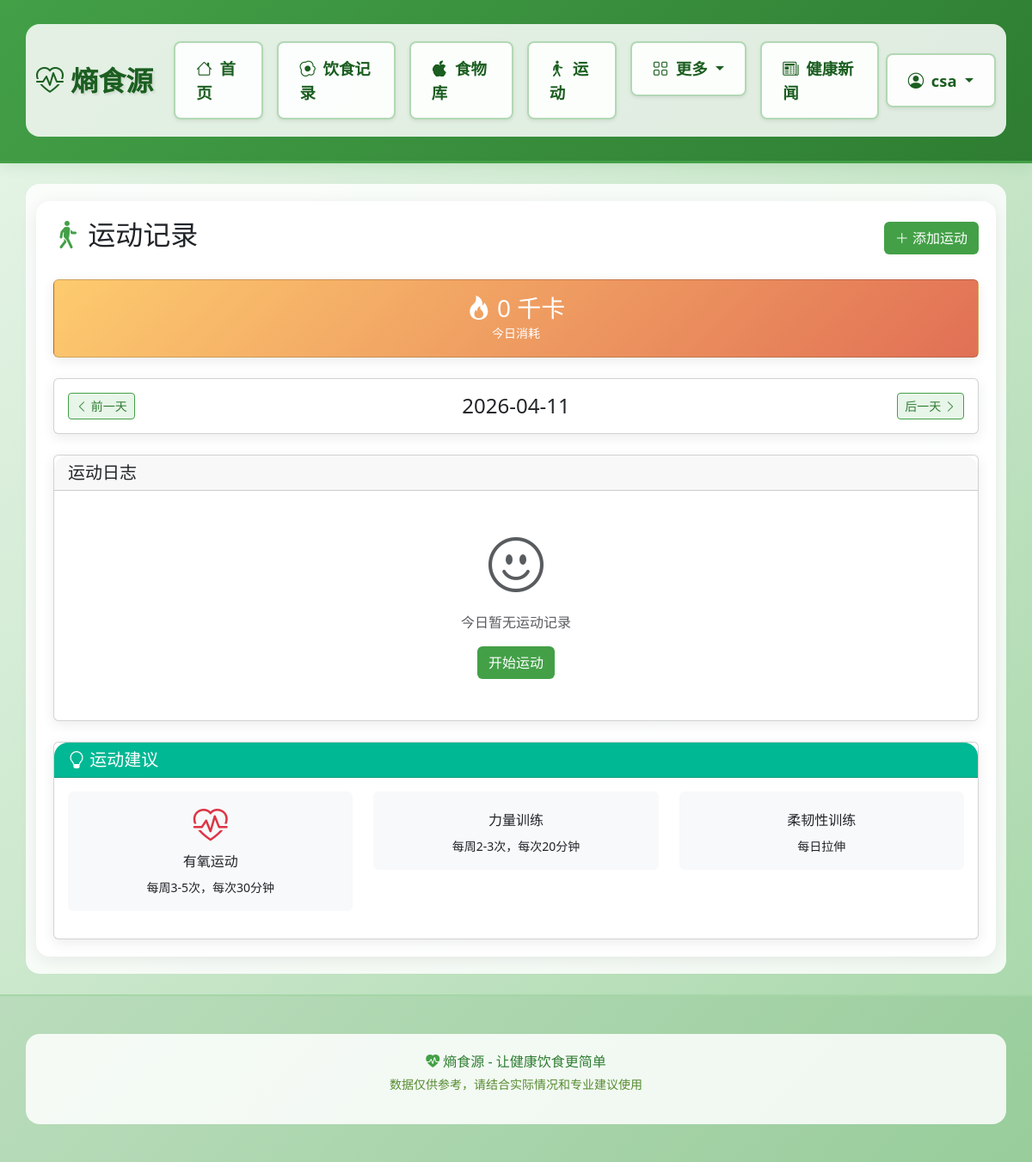
The page /exercise (signed in) on the database as committed earlier.
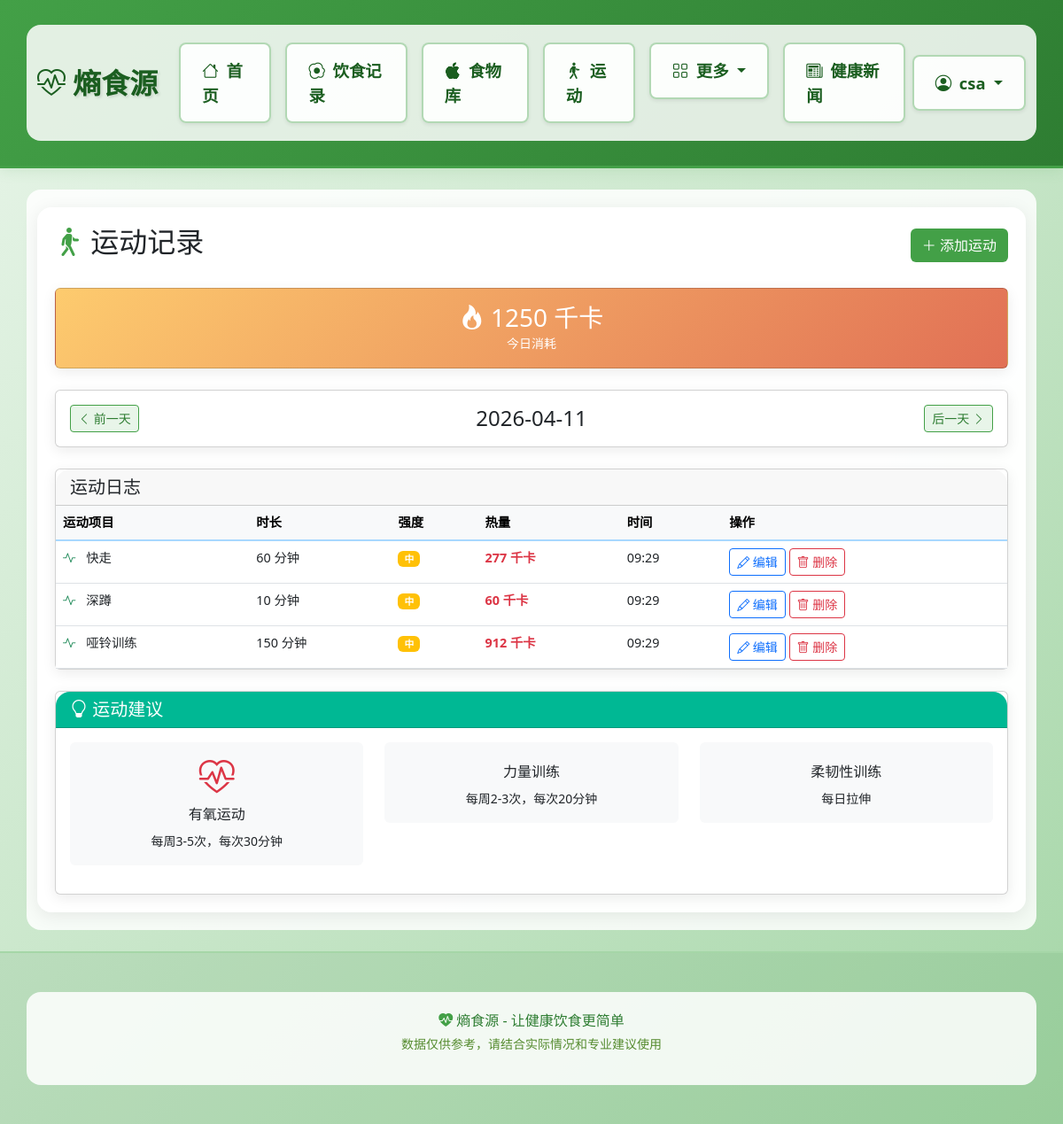
The same page on the database as committed later.
### models.py (models this page shows)
class ExerciseRecord(db.Model):
    __tablename__ = 'exercise_records'
    id = db.Column(db.Integer, primary_key=True)
    user_id = db.Column(db.Integer, db.ForeignKey('users.id'), nullable=False)
    exercise_id = db.Column(db.Integer, db.ForeignKey('exercises.id'))
    exercise_name = db.Column(db.String(100), nullable=False)
    duration = db.Column(db.Integer, default=30)  # 分钟
    calories_burned = db.Column(db.Float, default=0)
    intensity = db.Column(db.String(20), default='moderate')  # low, moderate, high
    date = db.Column(db.Date, default=date.today)
    time = db.Column(db.Time, default=datetime.now().time)
    notes = db.Column(db.Text)
    created_at = db.Column(db.DateTime, default=datetime.utcnow)
    exercise = db.relationship('Exercise', backref='records')

### app.py (the view)
@app.route('/exercise')
@login_required
def exercise():
    record_date = request.args.get('date', date.today().isoformat())
    try:
        target_date = datetime.strptime(record_date, '%Y-%m-%d').date()
    except:
        target_date = date.today()
    records = ExerciseRecord.query.filter_by(user_id=current_user.id, date=target_date).all()
    total_burned = sum(r.calories_burned for r in records)
    return render_template('exercise.html',
                         records=records,
                         target_date=target_date,
                         total_burned=total_burned)

### app.py (called while the page is built)
@login_manager.user_loader
def load_user(user_id):
    return User.query.get(int(user_id))

@app.context_processor
def inject_variables():
    life_expectancy_bonus = 0
    return dict(
        life_expectancy_bonus=life_expectancy_bonus,
        timedelta=timedelta
    )

### templates/exercise.html (shortened to what the changed rows need)
{% extends "base.html" %}
{% block content %}
<div class="d-flex justify-content-between align-items-center mb-4">
    <h2><i class="bi bi-person-walking" style="color: #43a047;"></i> 运动记录</h2>
</div>
<div class="card mb-4" style="background: linear-gradient(135deg, #fdcb6e, #e17055); color: white;">
    <div class="card-body text-center">
        <h3 class="mb-0"><i class="bi bi-fire"></i> {{ total_burned|int }} 千卡</h3>
        <small>今日消耗</small>
    </div>
</div>
<div class="card">
    <div class="card-body p-0">
        {% if records %}
        <div class="table-responsive">
            <table class="table table-hover mb-0">
                <thead class="table-light">
                    <tr>
                        <th>运动项目</th>
                        <th>时长</th>
                        <th>强度</th>
                        <th>热量</th>
                        <th>时间</th>
                        <th>操作</th>
                    </tr>
                </thead>
                <tbody>
                    {% for record in records %}
                    <tr>
                        <td>
                            <i class="bi bi-activity text-success me-2"></i>
                            {{ record.exercise_name }}
                        </td>
                        <td>{{ record.duration }} 分钟</td>
                        <td>
                            <span class="badge bg-{{ 'success' if record.intensity == 'low' else 'warning' if record.intensity == 'moderate' else 'danger' }}">
                                {{ {'low': '低', 'moderate': '中', 'high': '高'}.get(record.intensity, '中') }}
                            </span>
                        </td>
                        <td class="text-danger fw-bold">{{ record.calories_burned|int }} 千卡</td>
                        <td>{{ record.time.strftime('%H:%M') if record.time else '--:--' }}</td>
                        <td>
                            <a href="{{ url_for('edit_exercise', record_id=record.id) }}" class="btn btn-sm btn-outline-primary">
                                <i class="bi bi-pencil"></i> 编辑
                            </a>
                            <form method="POST" action="{{ url_for('delete_exercise', record_id=record.id) }}" class="d-inline"
                                  onsubmit="return confirm('确定要删除这条运动记录吗？');">
                                <button type="submit" class="btn btn-sm btn-outline-danger">
                                    <i class="bi bi-trash"></i> 删除
                                </button>
                            </form>
                        </td>
                    </tr>
                    {% endfor %}
                </tbody>
            </table>
        </div>
        {% else %}
        <div class="text-center py-5 text-muted">
            <i class="bi bi-emoji-smile display-3"></i>
            <p class="mt-3">今日暂无运动记录</p>
            <a href="{{ url_for('add_exercise') }}" class="btn" style="background: #43a047; color: white;">开始运动</a>
        </div>
        {% endif %}
    </div>
</div>
{% endblock %}

Rows that differ between the two databases and show on the page:
added ExerciseRecord: exercise_name "快走", duration "60", intensity "中", calories_burned "277", time "09:29"
added ExerciseRecord: exercise_name "深蹲", duration "10", intensity "中", calories_burned "60", time "09:29"
added ExerciseRecord: exercise_name "哑铃训练", duration "150", intensity "中", calories_burned "912", time "09:29"
Other text that changed with them:
{{ total_burned|int }}: "0" → "1250"
text no longer shown: "今日暂无运动记录 开始运动"
text now shown: "运动项目 时长 强度 热量 时间 操作"
